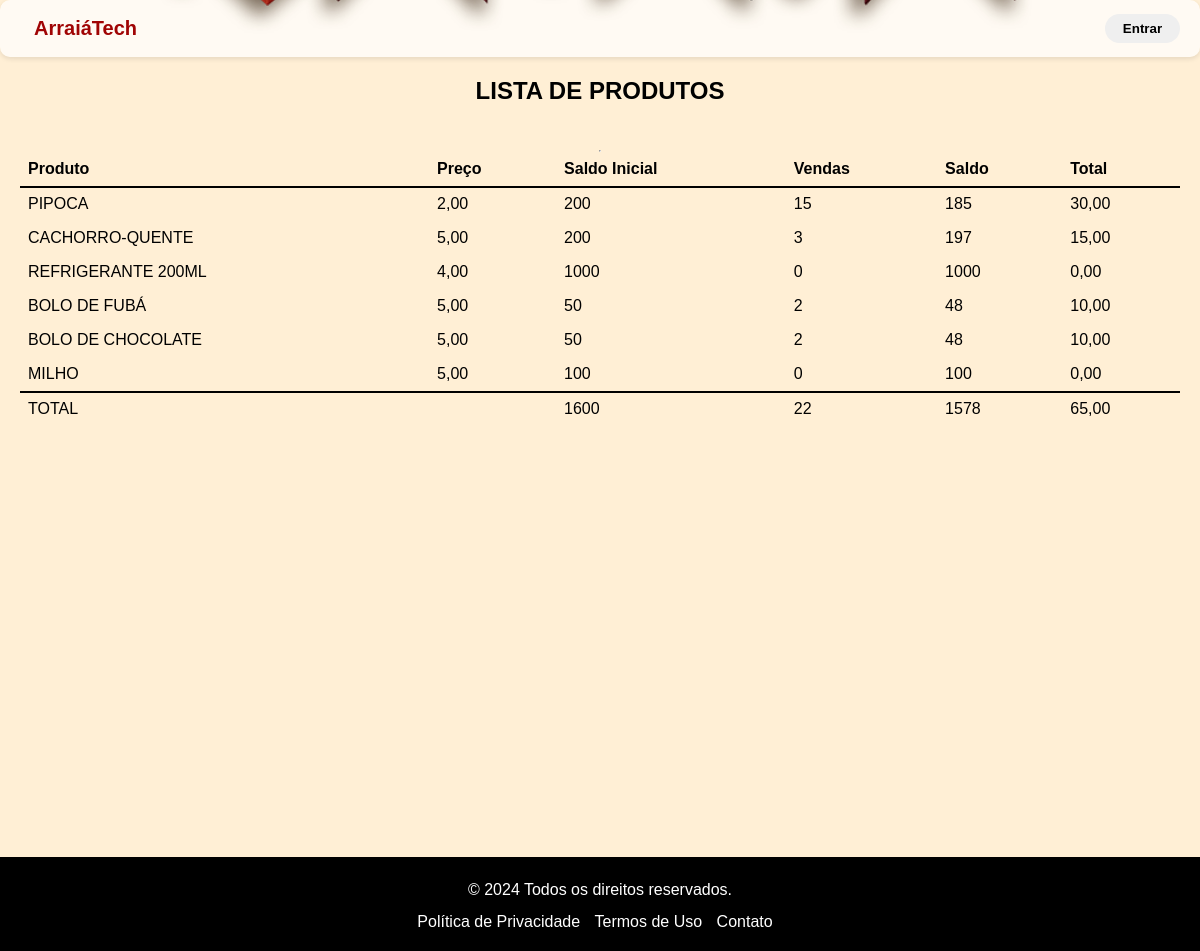
The page /transparencia/ on the database as committed earlier.
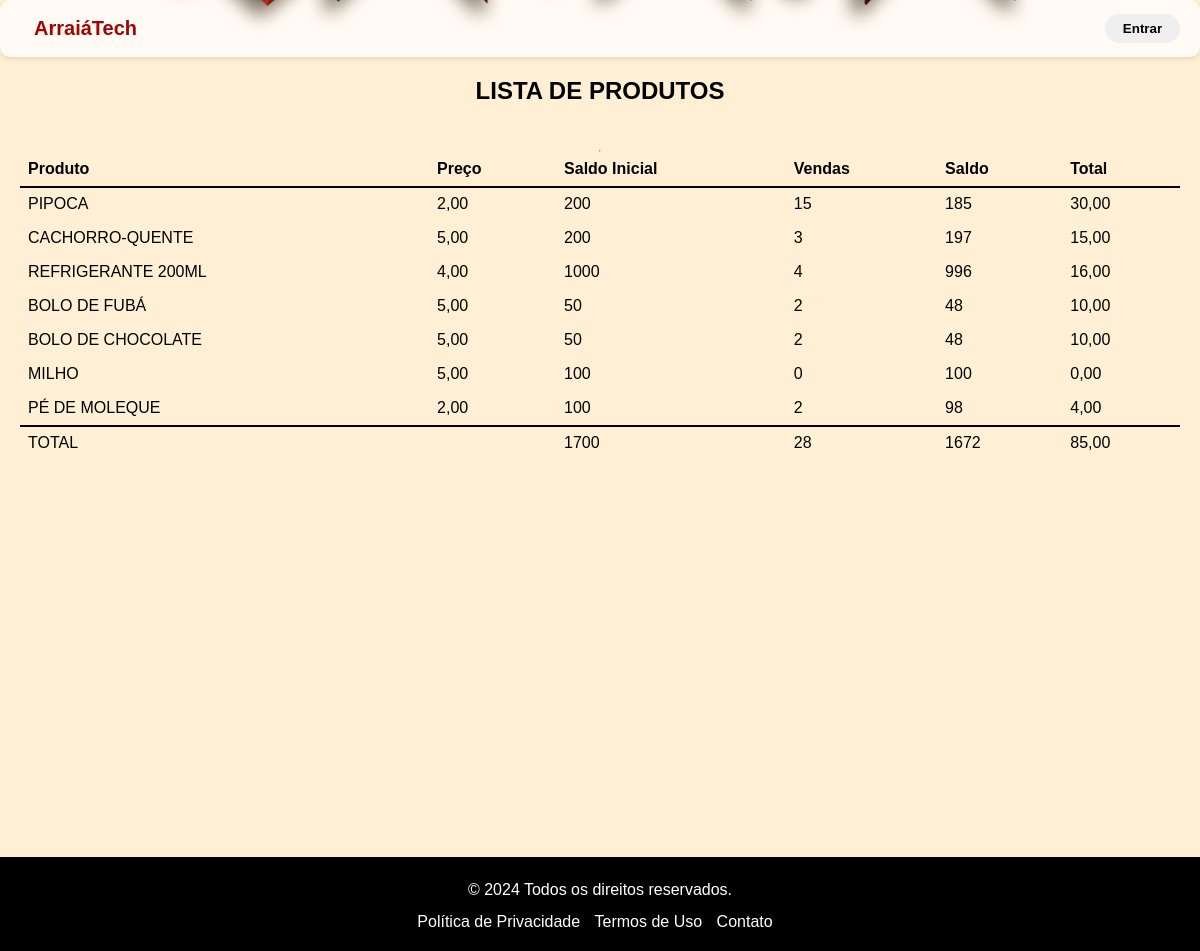
The same page on the database as committed later.
### movimentacao/models.py (models this page shows, shortened)
class Produto(models.Model):
    UNIDADE_CHOICES = (
        ('UN', 'Unidade'),
        ('PCT', 'Pacote'),
        ('L', 'Litros'),
        ('KG', 'Quilograma'),
    )
    nome = models.CharField(max_length=100, unique=True)
    unidade = models.CharField(max_length=20, choices=UNIDADE_CHOICES, blank=False)
    quantidade_inicial = models.IntegerField(default=0)
    saldo = models.IntegerField(default=0, editable=False)
    vendas = models.IntegerField(default=0, editable=False)
    data_criacao = models.DateTimeField(auto_now_add=True)
    preco = models.DecimalField(max_digits=10, decimal_places=2, default=0)
    arrecadacao = models.DecimalField(max_digits=10, decimal_places=2, default=0, editable=False)

### publico/views.py (the view)
# urls.py: path('transparencia/', views.transparencia, name="transparencia"),
def transparencia(request):
    produtos_list = Produto.objects.all()  # Obtém todos os produtos do banco de dados
    total_saldo_inicial = sum([produto.quantidade_inicial for produto in produtos_list])
    total_vendas = sum([produto.vendas for produto in produtos_list])
    total_saldo = sum([produto.saldo for produto in produtos_list])
    total_arrecadacao = sum([produto.arrecadacao for produto in produtos_list])
    return render(request, 'transparencia.html', {
        'produtos_list': produtos_list,
        'total_saldo_inicial': total_saldo_inicial,
        'total_vendas': total_vendas,
        'total_saldo': total_saldo,
        'total_arrecadacao': total_arrecadacao
    })

### publico/templates/transparencia.html (shortened to what this page needs)
{% load static %}
<!DOCTYPE html>
<html lang="pt-BR">
<head>
    <link rel="stylesheet" href="{% static 'publico/css.css' %}">
</head>
<body>
    <div class="content">
        {% include 'layouts/base.html' %}
        {% block content %}
        <div class="containertabela">
            <h1>LISTA DE PRODUTOS</h1>
            <hr>
            <table>
            <tr class="linha-divisoria">
                <thead>
                    <tr>
                        <th>Produto</th>
                        <th>Preço</th>
                        <th>Saldo Inicial</th>
                        <th>Vendas</th>
                        <th>Saldo</th>
                        <th>Total</th>
                    </tr>
                </thead>
                <tbody>
                    {% for produto in produtos_list %}
                    <tr>
                        <td>{{ produto.nome }}</td>
                        <td>{{ produto.preco }}</td>
                        <td>{{ produto.quantidade_inicial }}</td>
                        <td>{{ produto.vendas }}</td>
                        <td>{{ produto.saldo }}</td>
                        <td>{{ produto.arrecadacao }}</td>
                    </tr>
                    {% endfor %}
                    <tr class="linha-divisoria">
                    <tr>
                        <td>TOTAL</td>
                        <td></td>
                        <td>{{ total_saldo_inicial }}</td>
                        <td>{{ total_vendas }}</td>
                        <td>{{ total_saldo }}</td>
                        <td>{{ total_arrecadacao }}</td>
                    </tr>
                </tbody>
            </table>
        </div>
        {% endblock %}
        {% include 'layouts/rodape.html' %}
    </div>
</body>
</html>

Rows that differ between the two databases and show on the page:
changed Produto "REFRIGERANTE 200ML": vendas "0" → "4"; saldo "1000" → "996"; arrecadacao "0,00" → "16,00"
added Produto: nome "PÉ DE MOLEQUE", preco "2,00", quantidade_inicial "100", vendas "2", saldo "98", arrecadacao "4,00"
Other text that changed with them:
{{ total_saldo_inicial }}: "1600" → "1700"
{{ total_vendas }}: "22" → "28"
{{ total_saldo }}: "1578" → "1672"
{{ total_arrecadacao }}: "65,00" → "85,00"
